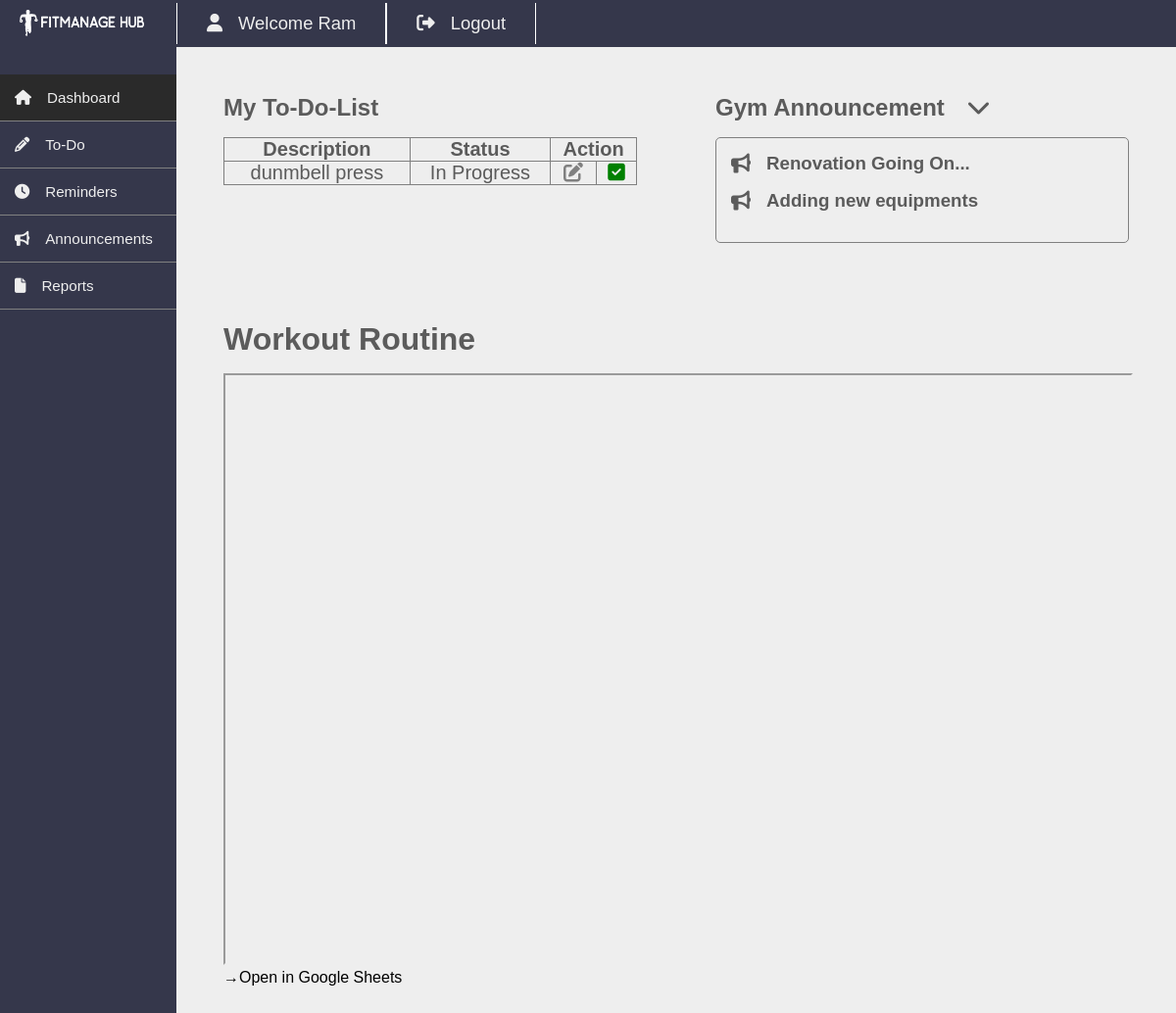
Page /customer/dashboard.php (signed in) on the committed database.
### tables this page shows
CREATE TABLE `todo` (
  `id` int(11) NOT NULL,
  `task_status` varchar(50) NOT NULL,
  `task_desc` varchar(30) NOT NULL,
  `user_id` int(7) NOT NULL
);

CREATE TABLE `announcements` (
  `id` int(11) NOT NULL,
  `message` varchar(100) NOT NULL,
  `date` date NOT NULL
);

CREATE TABLE `members` (
  `id` int(11) NOT NULL,
  `fullname` varchar(20) NOT NULL,
  `username` varchar(20) NOT NULL,
  `password` varchar(100) NOT NULL,
  `gender` varchar(20) NOT NULL,
  `dor` date NOT NULL,
  `services_id` int(11) NOT NULL,
  `plan` varchar(100) NOT NULL,
  `address` varchar(20) NOT NULL,
  `contact` varchar(10) NOT NULL,
  `status` varchar(20) NOT NULL DEFAULT 'Active',
  `reminder` int(11) NOT NULL DEFAULT 0,
  `pay_date` date NOT NULL,
  `plan_link` varchar(255) NOT NULL
);

### customer/dashboard.php (the view, shortened to what this page needs)
<?php
include '../dbcon.php';
$uid = $_SESSION['uid'];
$sql = "SELECT * FROM todo WHERE user_id='$uid'";
$result = mysqli_query($conn, $sql);
$plan_sql="SELECT plan_link FROM members WHERE id=$uid";
$plan_res=mysqli_query($conn,$plan_sql);
while($link=mysqli_fetch_assoc($plan_res)){
    $plan=$link['plan_link'];
}
?>
<!DOCTYPE html>
<html lang="en">
<head>
    <link rel="stylesheet" href="./css/boilerplate.css">
    <link rel="stylesheet" href="css/dashboard.css">
</head>
<body>
    <?php include 'includes/boilerplate.php'; ?>
    <div class="content">
        <div class="top">
            <div class="to-do">
                <h2>My To-Do-List</h2>
                <table>
                    <thead>
                        <tr>
                            <th>Description</th>
                            <th>Status</th>
                            <th colspan="2">Action</th>
                        </tr>
                    </thead>
                    <tbody>
                        <?php foreach ($result as $key => $task) { ?>
                            <tr>
                                <td><?= $task['task_desc'] ?></td>
                                <td><?= $task['task_status'] ?></td>
                                <td>
                                    <a href="update-todo.php?id=<?= $task['id'] ?>" class="update" title="Update"><span><i
                                                class="fa-solid fa-pen-to-square"></i></span></a>
                                </td>
                                <td>
                                    <a href="dashboard.php?id=<?= $task['id'] ?>" class="complete" title="Complete"><span><i
                                                class="fa-solid fa-square-check"></i></span></a>
                                </td>
                            </tr>
                        <?php } ?>
                    </tbody>
                </table>
            </div>
            <div class="announcement">
                <h2>Gym Announcement <span class="hide-show"><i class="fa-solid fa-chevron-down icon"></i></span></h2>
                <div class="announce-list">
                    <?php
                    $sql = "SELECT * FROM announcements";
                    $result = mysqli_query($conn, $sql);
                    while ($row = mysqli_fetch_assoc($result)) {
                        ?>
                        <div class="announce">
                            <span class="ann"><i class="fa-solid fa-bullhorn"></i></span>
                            <div class="message">
                                <h3><?= $row['message'] ?></h3>
                            </div>
                        </div>
                        <?php
                    }
                    ?>
                </div>
            </div>
        </div>
        <div class="bottom">
            <h1>Workout Routine</h1>
            <iframe class="plan"
                    src="<?=$plan?>"
                    width="100%" height="600px"></iframe>
                <div class="sheet"><a href="<?=$plan?>" target="_blank">&#8594;Open in Google Sheets</a></div>
        </div>
    </div>
    <?php include 'includes/footer.php' ?>

### customer/css/boilerplate.css (style rules this page uses)
* { margin: 0; padding: 0; font-family: "Poppins", sans-serif; }
body { background-color: #eeeeee; }
.icon { margin-right: 1rem; }
.content { padding: 3rem; color: rgb(91, 91, 91); }

### customer/css/dashboard.css (style rules this page uses)
.content { padding: 3rem; color: rgb(91, 91, 91); }
.top { display: flex; gap: 5rem; }
.bottom { width: 100%; margin-top: 5rem; position: relative; }
.plan { margin-top: 1rem; }
.to-do { width: 50%; }
.to-do table, td, th { border: 1px solid gray; color: rgb(91, 91, 91); font-size: 1.25rem; }
.to-do table { width: 100%; border-collapse: collapse; text-align: center; margin-top: 1rem; }
.update { color: grey; }
.complete { color: green; }
.announcement { width: 50%; }
.announce-list { margin-top: 1rem; padding: 15px; border: 1px solid grey; border-radius: 5px; }
.announce { display: flex; align-items: center; margin-bottom: 1rem; gap: 1rem; }
.ann i { font-size: 1.25rem; }
.hide-show { margin-left: 1rem; }
.sheet a { text-decoration: none; color: black; }

### rows in the picture
todo: task_desc "dunmbell press", task_status "In Progress"
announcements: message "Renovation Going On..."
announcements: message "Adding new equipments"

### other values in the picture
$_SESSION['user'] "Ram"
